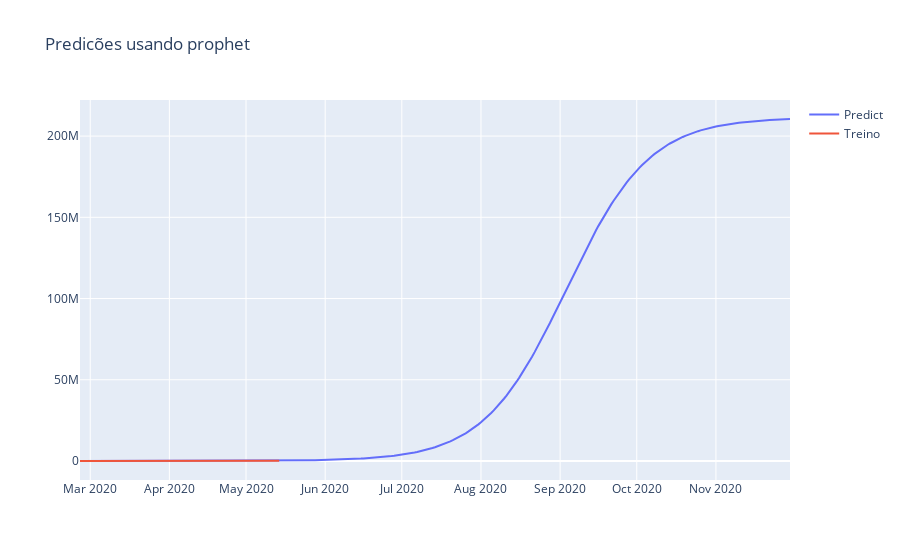

Here is the notebook cell this chart was saved with:
### Code cell
fig = go.Figure()

fig.add_trace(go.Scatter(x=forecast.ds, y=forecast.yhat, name = 'Predict'))
#fig.add_trace(go.Scatter(x=test.index, y=test, name = 'Teste'))
fig.add_trace(go.Scatter(x=train.ds, y=train.y, name = 'Treino'))
fig.update_layout(title='Predicões usando prophet')
fig.show()
